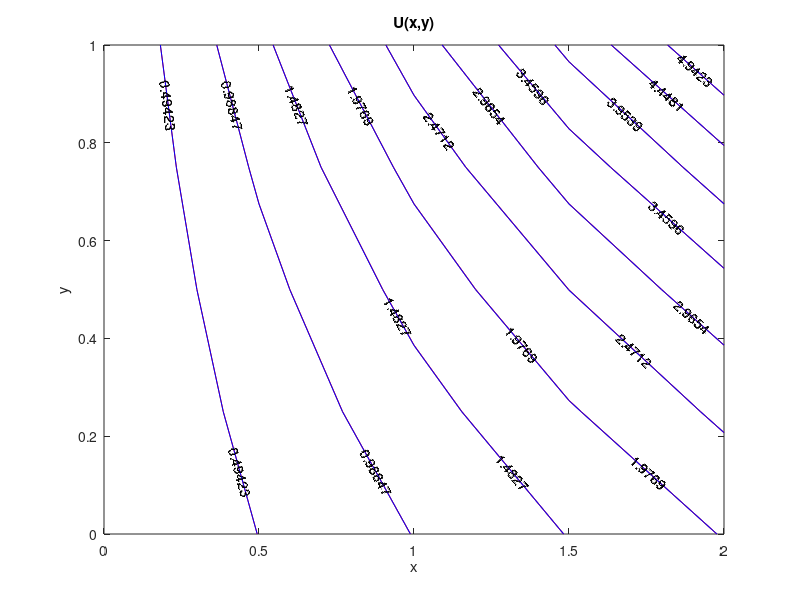

The MATLAB script that drew this image:
function FDMfinaltry
xO=0;
xL=2;
yO=0;
yL=1;

n=3;      %n - mesh for x (in matrices for column,j)
m=3;       %m - mesh for y (in matrices for row,i )
dx=(xL-xO)/(n+1);
dy=(yL-yO)/(m+1);


%%
%Matrix A
for i=1:n*m
    A(i,i)=-2*(1/dx^2+1/dy^2);
end

for i=1:n-1 
    %to consturct lower and upper diagonal
    for j=1:m
    A(i+(j-1)*n, i+(j-1)*n+1)= 1/dx^2;
    A(i+(j-1)*n+1, i+(j-1)*n)= 1/dx^2;
    end
end

for i=1:n
    for j=1:m-1
 A(i+(j-1)*n,i+j*n)= 1/dy^2;
 A(i+j*n,i+(j-1)*n)= 1/dy^2;
    end
end



%%
%set up BC's (INSERT EQUATION FOR BOUNDARY EQUATIONS)

x=linspace(xO,xL,n+2);
y=linspace(yO,yL,m+2);

tle=@(x,y)0;
tr=@(x,y)2*exp(y);
tso=@(x,y)x;
tn=@(x,y)exp(1)*x;





%%
%Matrix     p
%Matrix p is the the boundary condition in the form of matrix
p = zeros(m+2,n+2);
for j=1:n+2
    p(1,j) = tso(x(1,j),y(1,1));
    p(m+2,j) =tn(x(1,j),y(1,m+2));
end
for i=1:m+2
    p(i,1) = tle(x(1,1),y(1,i));
    p(i,n+2) = tr(x(1,n+2),y(1,i));
end
p;

%%
%Matrix B
 b = zeros(n*m,1);
 for j=1:n-2
     b(j+1,1)=p(1,j+2)/dy^2;         %pink
     b(m*n-j,1)=p(m+2,n-j+1)/dy^2;    %hijau
     
     for k=1:m-2                 %update baru tukar pada m    
     b(k*n+n,1)=p(k+2,n+2)/dx^2;      %kuning tengah
     b(k*n+1,1)=p(k+2,1)/dx^2;        %oren tengah
     end 
 end
  b(1,1)=p(1,2)/dy^2+p(2,1)/dx^2;              %oren + pink
  b(n,1)=p(1,n+1)/dy^2+p(2,n+2)/dx^2;          %pink + kuning
  b(m*n-(n-1),1)=p(m+1,1)/dx^2+p(m+2,2)/dy^2;  %oren + hijau
  b(m*n,1)=p(m+2,n+1)/dy^2+p(m+1,n+2)/dx^2;    %hijau + kuning
%%
%Matrix bpoisson

 % Uxx+Uyy=f to insert equation 
f=@(x,y)x*exp(y);
bpoisson= zeros(n*m,1);
for k=n
    for i=1:m
        for j=1:n
        bpoisson(j+((i-1)*k),1)=f(x(1,j+1),y(1,i+1));%4
%         x(1,j+1)*exp(1)^ynew(i+1,1);%4*x(1,j+1)+3*ynew(i+1,1); %insert equation for poisson
        end
    end
end
bpoisson
b=bpoisson-b;

%%    
%Jacobi &  Gauss Seidel & SOR
% dxsolve = (xL-xO)/(n*m-1);
% xsolve = xO:dxsolve:xL;
xsolve=zeros(n*m,1);
xj = xsolve;
xg = xsolve;
xs = xsolve;

L =tril(-A,-1);         %untuk hasilkan triangular(figure out why (-A,-1)
D = diag(diag(A));      %untuk hasilkan diagonal A. diag(diag(A)) untuk keluar bentuk
U = triu(-A,1);         %untuk hasilkan triangular(figure out why (-A,1)

Tj = inv(D)*(L+U);       % hampir sama dengan T = inv(D)*(A-D) except -+
Cj = inv(D)*b;
Tg = inv(D-L)*(U);
Cg = inv(D-L)*b;

Ts = inv(D)*(L+U);
rho_Ts = max(abs(eig(Ts)));
 %w = 2/(1 + sqrt(1-rho_Ts^2));
 w=1.25;
Tw = inv(D-w*L)*((1-w)*D+w*U);
Cw = w*(inv(D-w*L))*b;
delta = 1e-5;          %mesti ada bila buat tolerance
N=10000000000000;
dj=zeros(21,1);  %utk simpan tolerance
jc=1;
tic %mesti ada bila buat while
while jc<=N              %N is the iteration
    xj(:,jc+1)=Tj*xj(:,jc)+Cj;     %%figure out kan mana dapat formula
    %tolerance
%     tolerancej = norm(xj(:,jc+1)-xj(:,jc),inf)/norm(xj(:,jc+1),inf);
   tolerancej = norm(xj(:,jc+1)-xj(:,jc),inf)
    if tolerancej<delta
        break
    end
     jc=jc+1;              %mesti ada bila buat while
     %fprintf('n=%g tolerancej=%g\n',jc,tolerancej)
end
toc
tolerancej;
g=1;
tic 
while g<=N              %N is the iteration
    xg(:,g+1)=Tg*xg(:,g)+Cg;
    %tolerance    
    %toleranceg = norm(xg(:,g+1)-xg(:,g),inf)/norm(xg(:,g+1),inf);
    toleranceg = norm(xg(:,g+1)-xg(:,g),inf)
    if toleranceg<delta
        break
    end
    g=g+1;              %mesti ada bila buat while
    %fprintf('n=%g toleranceg=%g\n',g,toleranceg)
end
toc
s=1;
tic
while s<=N
    xs(:,s+1) = Tw*xs(:,s)+Cw;
    %tolerance
    %tolerances = norm(xs(:,s+1)-xs(:,s),inf)/norm(xs(:,s+1),inf);
    tolerances = norm(xs(:,s+1)-xs(:,s));
    if tolerances < delta
        break
    end
    s=s+1;
    %fprintf('n=%g tolerances=%g\n',s,tolerances)
end
toc
xj = xj(:,jc+1);
xg = xg(:,g+1);
xs = xs(:,s+1)
%%
% Conjugate
%ni: number of iteration
% %%
x0 = zeros(n*m,1); %zeros x0 M*N
conditionalA=cond(A,Inf);
% ni=5
r=[];
v=[];
alfa=[];
beta=[];
Asize=size(A);
F=Asize(1,1);

ic=1;
deltac=1e-5;
for nn=1:F
    xc(nn,k)=x0(nn,1);
end
r(:,ic)=b-A*xc(:,ic);
v(:,ic)=r(:,ic);
tic
while ic<=F
    alfa(:,ic)=r(:,ic)'*r(:,ic)/(v(:,ic)'*A*v(:,ic));
    xc(:,(ic+1))=xc(:,ic)+alfa(:,ic)*v(:,ic);
    r(:,(ic+1))=r(:,ic)-alfa(:,ic)*A*v(:,ic);
    
    tolc=norm(r(:,ic+1));
%     tolc=norm(r(:,k+1)-r(:,k),inf)
    if tolc<deltac
        break;
    end
    beta(:,ic)=r(:,(ic+1))'*r(:,(ic+1))/(r(:,ic)'*r(:,ic));
    v(:,(ic+1))=r(:,(ic+1))+beta(:,ic)*v(:,ic);
    
    ic=ic+1;
    %fprintf('n=%g tolerancec=%g\n',ic,tolc)
end
toc
xc = xc(:,(ic+1))
ic;
% %%

%%
% PREConjugate (pemahaman iman,tapi iteration sikit tak jadi )
%ni: number of iteration
x0 = zeros(n*m,1); %zeros x0 M*N
conditionalA=cond(A,Inf);
r=[];
v=[];
alfa=[];
beta=[];
Anew=-1*A
Asize=size(A);
F=10000000000;
Cinver=(diag(diag(Anew)))^(-1/2)
ip=1;

deltac=1e-5;
xp(:,ip)=x0(:,ip);
r(:,ip)=b-A*xp(:,ip);
v(:,ip)=Cinver*r(:,ip);
tic
while ip<=F
    alfa(:,ip)=r(:,ip)'*Cinver*r(:,ip)/(v(:,ip)'*A*v(:,ip));
    xp(:,(ip+1))=xp(:,ip)+alfa(:,ip)*v(:,ip);
    r(:,(ip+1))=r(:,ip)-alfa(:,ip)*A*v(:,ip);
    
    tolp=norm(r(:,ip+1));
 
    if tolp<deltac
        break;
    end
    beta(:,ip)=r(:,(ip+1))'*Cinver*r(:,(ip+1))/(v(:,ip)'*A*v(:,ip));
    v(:,(ip+1))=Cinver*r(:,(ip+1))+beta(:,ip)*v(:,ip);
    
    ip=ip+1;
    
end
toc
xp = xp(:,(ip+1))
ip
%%
%Preconditioned Conjugate Gradient
%coding orang
x0=zeros(n*m,1);	
u = x0;
r = b - A * u;
C = (D+L)*inv(D)*(D+L');
D = diag(diag(A));
C1 = tril(A) ;
C2 = inv(D)*triu(A);
pho = C2 \ (C1 \ r);
norm_b = norm(b);
 tol=1e-5;
 m_max=100000000;
iterp = 0;
% tic
% while( (norm(r)/norm_b > tol) & (iterp < m_max))
%   a = A * pho;
%   a_dot_p = a' * pho;
%   lambda = (r' * pho) / a_dot_p;
%   u = u + lambda * pho;
%   r = r - lambda * a;
%   inv_C_times_r = C2 \ (C1 \ r);
%   pho = inv_C_times_r - ((inv_C_times_r' * a) / a_dot_p) * pho;
%   iterp=iterp+1;
% end
% toc
tic
while iterp < m_max
   a = A * pho;
  a_dot_p = a' * pho;
  lambda = (r' * pho) / a_dot_p;
  u = u + lambda * pho;
  r = r - lambda * a;
  inv_C_times_r = C2 \ (C1 \ r);
  pho = inv_C_times_r - ((inv_C_times_r' * a) / a_dot_p) * pho;
  
    tolerancep=norm(r)/norm_b;
    if tolerancep<tol
      break
    end
 iterp=iterp+1;
%  fprintf('n=%g tolerancep=%g\n',iterp,tolerancep)
end
toc
  u;
  iterp;
  

%%
%n=5
%m=4
% qfinal
qexact =p;
qdM = p;
qj = p;
qg = p;
qs = p;
qc = p;
qp = p;
qpnew=p;
directMethod = A\b;

for i=0:m-1
    for j=1:n
        qexact(i+2,j+1)=bpoisson(n*i+j,1);
        qdM(i+2,j+1)=directMethod(n*i+j,1);
        qj(i+2,j+1)=xj(n*i+j,1);
        qg(i+2,j+1)=xg(n*i+j,1);
        qs(i+2,j+1)=xs(n*i+j,1);
        qc(i+2,j+1)=xc(n*i+j,1);
        qp(i+2,j+1)=u(n*i+j,1);
      
    end
end

iterationjacobi=jc
iterationgauss=g
iterationsor=s
iterationc=ic
iterationpre=iterp

%%
%graph
% 
[x2d,y2d]=meshgrid(xO:dx:xL,yO:dy:yL); %for plot graph
contour(x2d,y2d,qexact,'r','ShowText','on')
hold on
contour(x2d,y2d,qp,'b','ShowText','on')
c = sprintf('U(x,y)');
title(c);
ylabel('y');
xlabel('x');
% contour(x2d,y2d,qs,'r','ShowText','on')
% hold on
% contour(x2d,y2d,qj,'b','ShowText','on')
% hold on
% contour(x2d,y2d,qg,'y','ShowText','on')
% hold on
% contour(x2d,y2d,qs,'g','ShowText','on')
% hold on
% contour(x2d,y2d,qc,'m','ShowText','on')
% hold on
% contour(x2d,y2d,qp,'k','ShowText','on')


end